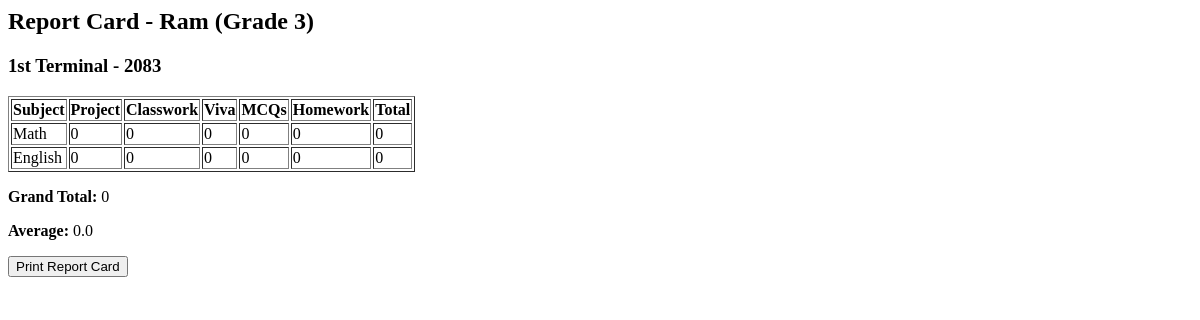
Page /assessment/report-card/student/1/1/ on the earlier database version.
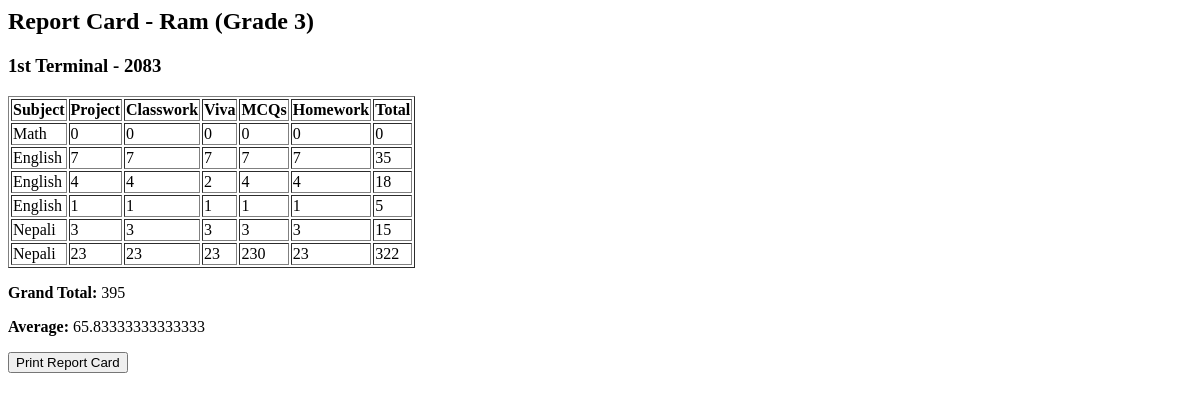
Same page on the later database version.
### assessment/models.py (models this page shows, shortened)
class Student(models.Model):
    name = models.CharField(max_length=100)
    roll = models.CharField(max_length=2)
    grade = models.CharField(max_length=10)
    sec = models.CharField(max_length=2)

class ExamTerm(models.Model):
    name = models.CharField(max_length=50)  # e.g. "Term 1", "Final"
    year = models.ForeignKey(AcademicYear, on_delete=models.CASCADE)

class AcademicYear(models.Model):
    year = models.CharField(max_length=9)  # e.g. "2026-2027"
    def __str__(self):
        return self.year

class Assessment(models.Model):
    student = models.ForeignKey(Student, on_delete=models.CASCADE)
    subject = models.ForeignKey(Subject, on_delete=models.CASCADE)
    term = models.ForeignKey(ExamTerm, on_delete=models.CASCADE)
    year = models.ForeignKey(AcademicYear, on_delete=models.CASCADE, default=1)
    project = models.IntegerField(default=0)
    classwork = models.IntegerField(default=0)
    viva = models.IntegerField(default=0)
    mcqs = models.IntegerField(default=0)
    homework = models.IntegerField(default=0)
    @property
    def total(self):
        return self.project + self.classwork + self.viva + self.mcqs + self.homework

class Subject(models.Model):
    name = models.CharField(max_length=100)
    grade = models.CharField(max_length=10, default="10")  # e.g. "1", "10", "12"
    full_marks = models.IntegerField(default=100)

### assessment/views.py (the view)
def student_report_card(request, student_id, term_id):
    student = Student.objects.get(id=student_id)
    term = ExamTerm.objects.get(id=term_id)
    assessments = Assessment.objects.filter(student=student, term=term)
    grand_total = sum(a.total for a in assessments)
    avg = grand_total / len(assessments) if assessments else 0
    return render(
        request,
        "report_card.html",
        {
            "student": student,
            "term": term,
            "assessments": assessments,
            "grand_total": grand_total,
            "average": avg,
        },
    )

### assessment/templates/report_card.html
<h2>Report Card - {{ student.name }} (Grade {{ student.grade }})</h2>
<h3>{{ term.name }} - {{ term.year }}</h3>
<table border="1">
  <tr>
    <th>Subject</th>
    <th>Project</th>
    <th>Classwork</th>
    <th>Viva</th>
    <th>MCQs</th>
    <th>Homework</th>
    <th>Total</th>
  </tr>
  {% for a in assessments %}
    <tr>
      <td>{{ a.subject.name }}</td>
      <td>{{ a.project }}</td>
      <td>{{ a.classwork }}</td>
      <td>{{ a.viva }}</td>
      <td>{{ a.mcqs }}</td>
      <td>{{ a.homework }}</td>
      <td>{{ a.total }}</td>
    </tr>
  {% endfor %}
</table>
<p><strong>Grand Total:</strong> {{ grand_total }}</p>
<p><strong>Average:</strong> {{ average }}</p>
<button onclick="window.print()">Print Report Card</button>

Differences in the rows shown:
changed Assessment (number 2 of 6 on the later page): project "0" → "7"; classwork "0" → "7"; viva "0" → "7"; mcqs "0" → "7"; homework "0" → "7"; total "0" → "35"
added Assessment: subject.name "English", project "4", classwork "4", viva "2", mcqs "4", homework "4", total "18"
added Assessment: subject.name "English", project "1", classwork "1", viva "1", mcqs "1", homework "1", total "5"
added Assessment: subject.name "Nepali", project "3", classwork "3", viva "3", mcqs "3", homework "3", total "15"
added Assessment: subject.name "Nepali", project "23", classwork "23", viva "23", mcqs "230", homework "23", total "322"
Other differences:
{{ grand_total }}: "0" → "395"
{{ average }}: "0.0" → "65.83333333333333"
